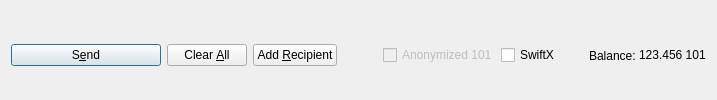
         <widget class="QFrame" name="frame_Send">
          <layout class="QHBoxLayout" name="horizontalLayout">
           <property name="bottomMargin">
            <number>0</number>
           </property>
           <item>
            <widget class="QPushButton" name="sendButton">
             <property name="minimumSize">
              <size>
               <width>150</width>
               <height>0</height>
              </size>
             </property>
             <property name="toolTip">
              <string>Confirm the send action</string>
             </property>
             <property name="text">
              <string>S&amp;end</string>
             </property>
             <property name="icon">
              <iconset resource="../101coin.qrc">
               <normaloff>:/icons/send</normaloff>:/icons/send</iconset>
             </property>
             <property name="autoDefault">
              <bool>false</bool>
             </property>
             <property name="default">
              <bool>true</bool>
             </property>
            </widget>
           </item>
           <item>
            <widget class="QPushButton" name="clearButton">
             <property name="sizePolicy">
              <sizepolicy hsizetype="Minimum" vsizetype="Fixed">
               <horstretch>0</horstretch>
               <verstretch>0</verstretch>
              </sizepolicy>
             </property>
             <property name="toolTip">
              <string>Clear all fields of the form.</string>
             </property>
             <property name="text">
              <string>Clear &amp;All</string>
             </property>
             <property name="icon">
              <iconset resource="../101coin.qrc">
               <normaloff>:/icons/remove</normaloff>:/icons/remove</iconset>
             </property>
             <property name="autoDefault">
              <bool>false</bool>
             </property>
            </widget>
           </item>
           <item>
            <widget class="QPushButton" name="addButton">
             <property name="toolTip">
              <string>Send to multiple recipients at once</string>
             </property>
             <property name="text">
              <string>Add &amp;Recipient</string>
             </property>
             <property name="icon">
              <iconset resource="../101coin.qrc">
               <normaloff>:/icons/add</normaloff>:/icons/add</iconset>
             </property>
             <property name="autoDefault">
              <bool>false</bool>
             </property>
            </widget>
           </item>
           <item>
            <spacer name="horizontalSpacer">
             <property name="orientation">
              <enum>Qt::Horizontal</enum>
             </property>
             <property name="sizeHint" stdset="0">
              <size>
               <width>40</width>
               <height>20</height>
              </size>
             </property>
            </spacer>
           </item>
           <item>
            <layout class="QHBoxLayout" name="horizontalLayout_2">
             <property name="spacing">
              <number>3</number>
             </property>
             <item>
              <widget class="QCheckBox" name="checkz101">
               <property name="enabled">
                <bool>false</bool>
               </property>
               <property name="text">
                <string>Anonymized 101</string>
               </property>
              </widget>
             </item>
             <item>
              <widget class="QCheckBox" name="checkSwiftTX">
               <property name="enabled">
                <bool>true</bool>
               </property>
               <property name="minimumSize">
                <size>
                 <width>85</width>
                 <height>0</height>
                </size>
               </property>
               <property name="text">
                <string>SwiftX</string>
               </property>
              </widget>
             </item>
             <item>
              <widget class="QLabel" name="label">
               <property name="text">
                <string>Balance:</string>
               </property>
              </widget>
             </item>
             <item>
              <widget class="QLabel" name="labelBalance">
               <property name="sizePolicy">
                <sizepolicy hsizetype="Preferred" vsizetype="Fixed">
                 <horstretch>0</horstretch>
                 <verstretch>0</verstretch>
                </sizepolicy>
               </property>
               <property name="cursor">
                <cursorShape>IBeamCursor</cursorShape>
               </property>
               <property name="text">
                <string notr="true">123.456 101</string>
               </property>
               <property name="textInteractionFlags">
                <set>Qt::LinksAccessibleByMouse|Qt::TextSelectableByKeyboard|Qt::TextSelectableByMouse</set>
               </property>
              </widget>
             </item>
            </layout>
           </item>
          </layout>
         </widget>
